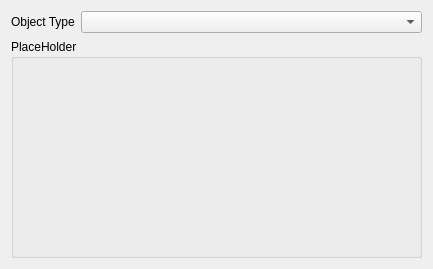
<?xml version="1.0" encoding="UTF-8"?>
<ui version="4.0">
 <class>SysOverviewObjectManagerWidget</class>
 <widget class="QWidget" name="SysOverviewObjectManagerWidget">
  <property name="geometry">
   <rect>
    <x>0</x>
    <y>0</y>
    <width>433</width>
    <height>269</height>
   </rect>
  </property>
  <property name="windowTitle">
   <string>Form</string>
  </property>
  <layout class="QVBoxLayout" name="verticalLayout">
   <item>
    <layout class="QHBoxLayout" name="horizontalLayout">
     <item>
      <widget class="QLabel" name="objectTypeLbl">
       <property name="sizePolicy">
        <sizepolicy hsizetype="Maximum" vsizetype="Maximum">
         <horstretch>0</horstretch>
         <verstretch>0</verstretch>
        </sizepolicy>
       </property>
       <property name="text">
        <string>Object Type</string>
       </property>
      </widget>
     </item>
     <item>
      <widget class="QComboBox" name="objectTypeComboBox"/>
     </item>
    </layout>
   </item>
   <item>
    <widget class="QGroupBox" name="widgetHolder">
     <property name="title">
      <string>PlaceHolder</string>
     </property>
    </widget>
   </item>
  </layout>
 </widget>
 <resources/>
 <connections/>
</ui>
